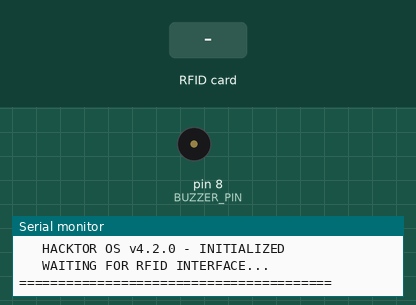
Simulated run of this sketch. Board: Arduino Uno, built with avr-gcc and run on an emulated ATmega328P. On the bench: buzzer (waves = sounding), the last lines printed to the serial monitor. The test bench sets the inputs (shaded band).

Above: at 1.3 s.
1.4 s: RFID card 5E 7A 19 C4 held to the reader
At 2.03 s:
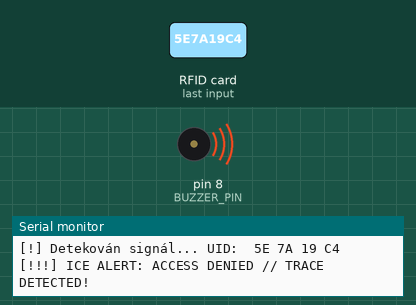
4.4 s: RFID card 19 95 07 A4 held to the reader
At 6.0 s:
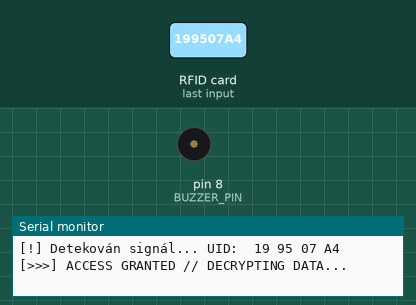
Timing chart, 0 to 7.5 s (numbered marks = the images above; inputs shaded):
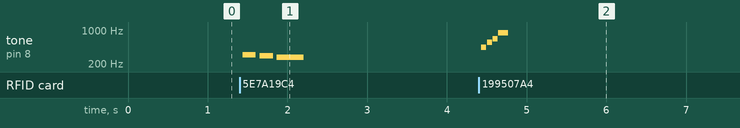

The sketch:

RFID-access.ino
```cpp
#include <SPI.h>
#include <MFRC522.h>
#include "pitches.h"

#define SS_PIN 10
#define RST_PIN 9
#define BUZZER_PIN 8

MFRC522 rfid(SS_PIN, RST_PIN);

byte targetUID[4] = {0x19, 0x95, 0x07, 0xA4};


int successMelody[] = { NOTE_A4, NOTE_CS5, NOTE_E5, NOTE_A5 };
int successDurations[] = { 16, 16, 16, 8 };

int failureMelody[] = { NOTE_DS4, NOTE_D4, NOTE_CS4 };
int failureDurations[] = { 6, 6, 3 };

void setup() {
  Serial.begin(9600);
  SPI.begin();
  rfid.PCD_Init();
  pinMode(BUZZER_PIN, OUTPUT);

  Serial.println(F("========================================"));
  Serial.println(F("   HACKTOR OS v4.2.0 - INITIALIZED    "));
  Serial.println(F("   WAITING FOR RFID INTERFACE...   "));
  Serial.println(F("========================================"));
}

void loop() {
  if (!rfid.PICC_IsNewCardPresent()) {
    return;
  }
  if (!rfid.PICC_ReadCardSerial()) {
    return;
  }

  Serial.print(F("[!] Detekován signál... UID: "));
  printHex(rfid.uid.uidByte, rfid.uid.size);

  if (checkUID(rfid.uid.uidByte, targetUID)) {
    Serial.println(F("[>>>] ACCESS GRANTED // DECRYPTING DATA..."));
    playSuccessTune();
  } else {
    Serial.println(F("[!!!] ICE ALERT: ACCESS DENIED // TRACE DETECTED!"));
    playFailureTune();
  }

  rfid.PICC_HaltA();
  rfid.PCD_StopCrypto1();
}

bool checkUID(byte *readUID, byte* target) {
  for (byte i = 0; i < 4; i++) {
    if (readUID[i] != target[i]) {
      return false;
    }
  }
  return true;
}

void playSuccessTune() {
  int size = sizeof(successDurations) / sizeof(int);
  for (int note = 0; note < size; note++) {
    int duration = 1000 / successDurations[note];
    tone(BUZZER_PIN, successMelody[note], duration);

    int pauseBetweenNotes = duration * 1.15;
    delay(pauseBetweenNotes);
    noTone(BUZZER_PIN);
  }
}

void playFailureTune() {
  int size = sizeof(failureDurations) / sizeof(int);
  for (int note = 0; note < size; note++) {
    int duration = 1000 / failureDurations[note];
    tone(BUZZER_PIN, failureMelody[note], duration);

    int pauseBetweenNotes = duration * 1.30;
    delay(pauseBetweenNotes);
    noTone(BUZZER_PIN);
  }
}

void printHex(byte *buffer, byte bufferSize) {
  for (byte i = 0; i < bufferSize; i++) {
    Serial.print(buffer[i] < 0x10 ? " 0" : " ");
    Serial.print(buffer[i], HEX);
  }
  Serial.println();
}
```

Measured:
- after the input at 1.4 s, tone on pin 8 (BUZZER_PIN): plays 311 Hz for 0.17 s, 294 Hz for 0.17 s, 277 Hz for 0.33 s, starting at once
- after the input at 4.4 s, tone on pin 8 (BUZZER_PIN): plays 440 Hz for 0.06 s, 554 Hz for 0.06 s, 659 Hz for 0.06 s, 880 Hz for 0.13 s, starting at once
